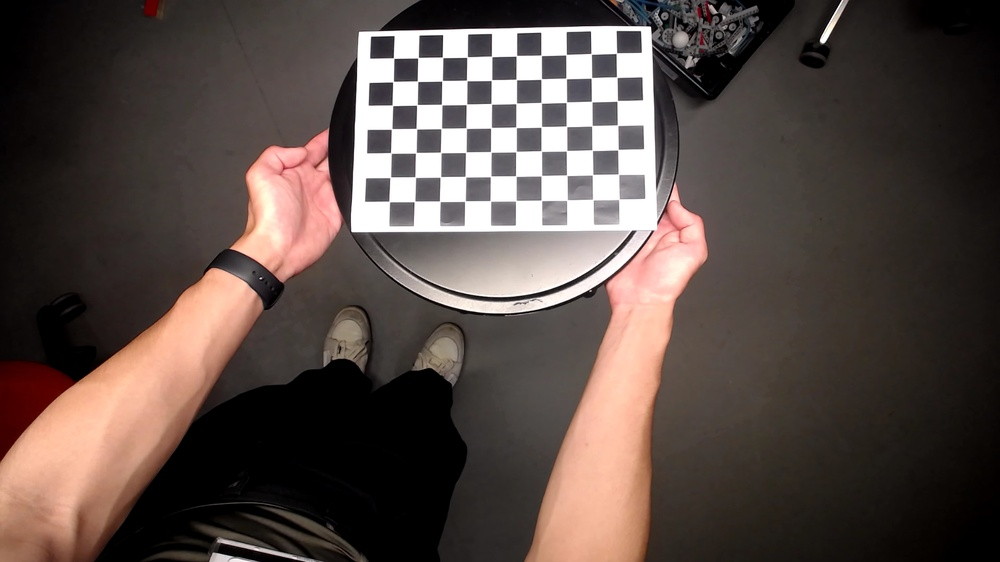
#> input picture jpg/img20.jpeg, 1000 x 562 px, shrunk from 1920 x 1080 before the run
$ python Cal3.py
#> lines starting #> are read from the running program, lines starting #| are printed output that depends on the picture; after the words box and inside, x2 and y2 are one past the last pixel; in counts of white or black regions, pixels touching at a corner belong together
import numpy as np
import cv2 as cv
import glob

# termination criteria
criteria = (cv.TERM_CRITERIA_EPS + cv.TERM_CRITERIA_MAX_ITER, 30, 0.001)

# prepare object points, like (0,0,0), (1,0,0), (2,0,0) ....,(6,5,0)
objp = np.zeros((6 * 7, 3), np.float32)
objp[:, :2] = np.mgrid[0:7, 0:6].T.reshape(-1, 2)

# Arrays to store object points and image points from all the images.
objpoints = []  # 3d point in real world space
imgpoints = []  # 2d points in image plane.

images = glob.glob('jpg/img20.jpeg')

for fname in images:
    img = cv.imread(fname)
#> img is the input picture: shape (562, 1000, 3); mean B, G, R 70.2, 75.3, 88.3
    gray = cv.cvtColor(img, cv.COLOR_BGR2GRAY)
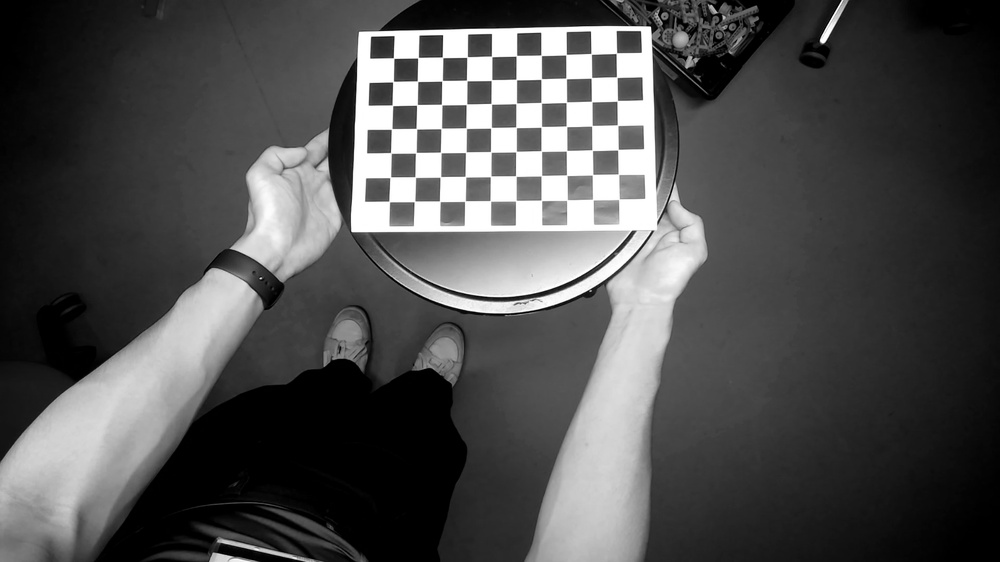
#> gray: shape (562, 1000); min 0, max 255, mean 78.6

    # Find the chess board corners
    ret, corners = cv.findChessboardCorners(gray, (10, 7), None)
#> ret = True; corners = 70 rows, first 8: [393.7, 58.22], [417.6, 57.95], [442, 56.9], [466.7, 57.47], [491.6, 56.45], [515.9, 56.2], [540.8, 54.85], [565.9, 54.73]

    # If found, add object points, image points (after refining them)
    if ret == True:
        objpoints.append(objp)

    corners2 = cv.cornerSubPix(gray, corners, (11, 11), (-1, -1), criteria)
#> corners2 = 70 rows, first 8: [393.6, 58.09], [418, 57.66], [442.5, 57.37], [467.1, 57.08], [491.6, 56.4], [516.4, 55.73], [541.1, 55.34], [566.1, 54.62]
    imgpoints.append(corners2)

    # Draw and display the corners
    cv.drawChessboardCorners(img, (11, 8), corners2, ret)
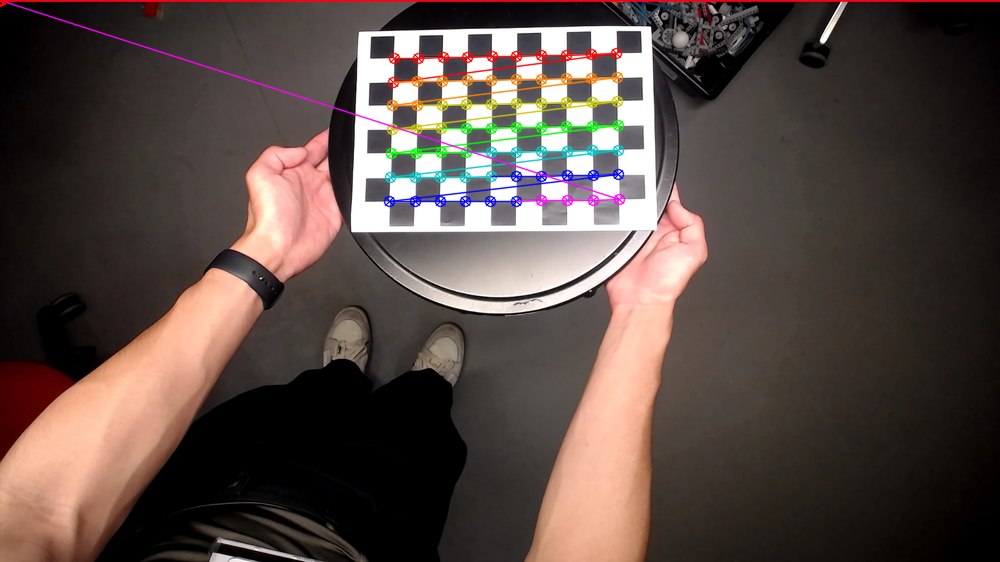
#> img: shape (562, 1000, 3); 3.1% of pixels changed, all inside (x1, y1, x2, y2) = (0, 0, 1000, 208)
    cv.imshow('img', img)
    cv.waitKey(500)

cv.destroyAllWindows()

$ run again, with jpg/img1.jpeg copied over jpg/img20.jpeg
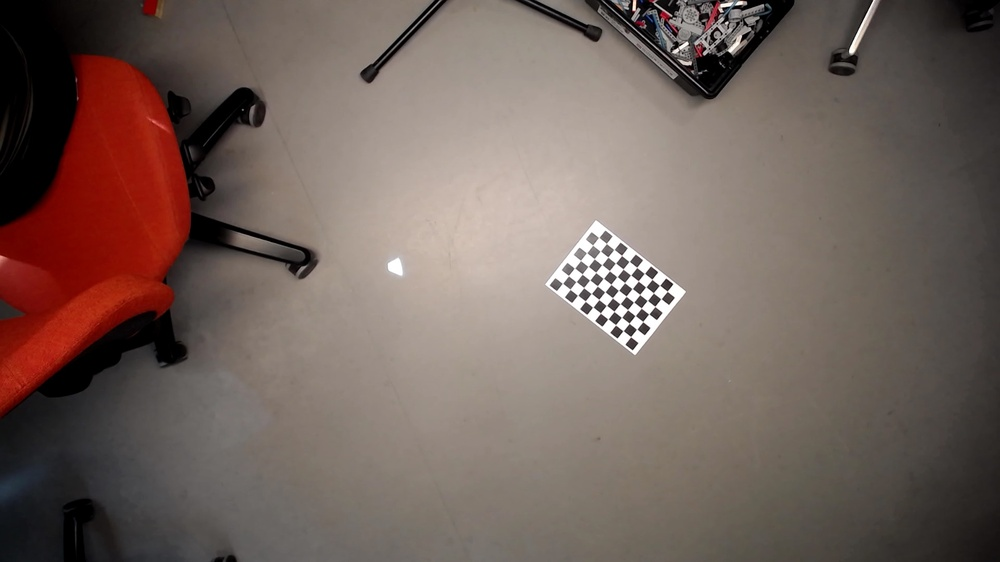
#> input picture jpg/img1.jpeg, 1000 x 562 px, shrunk from 1920 x 1080 before the run
#> img is the input picture: shape (562, 1000, 3); mean B, G, R 91.6, 98.3, 115
#> `gray = cv.cvtColor(img, cv.COLOR_BGR2GRAY)`:
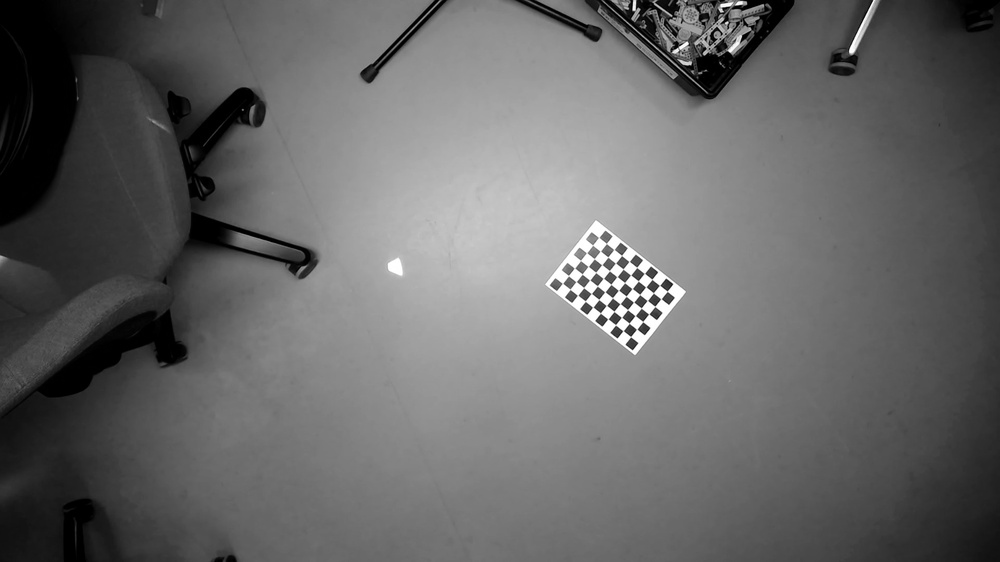
#> gray: shape (562, 1000); min 0, max 255, mean 102.5
#> ret = True; corners = 70 rows, first 8: [630.6, 336.6], [623.1, 330.7], [615.5, 324.7], [607.9, 318.9], [600.4, 313], [592.8, 307.1], [585.3, 301.1], [577.6, 295.3]
#> corners2 = 70 rows, first 8: [630.9, 327.1], [628, 327.8], [619.6, 320.1], [612.8, 315.6], [604.7, 309.1], [599.5, 304], [590.8, 297.4], [577.6, 295.3]
#> `cv.drawChessboardCorners(img, (11, 8), corners2, ret)`:
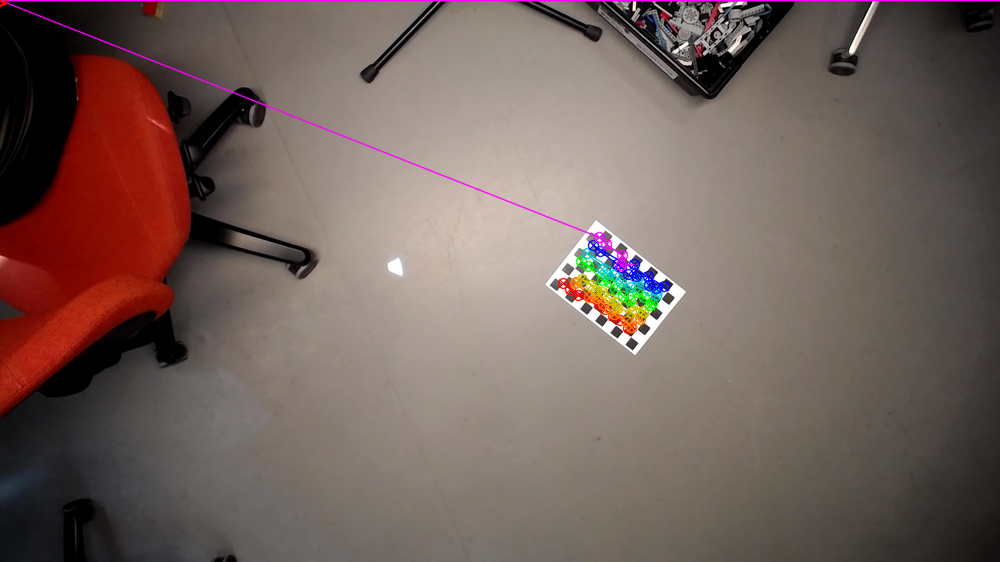
#> img: shape (562, 1000, 3); 1.61% of pixels changed, all inside (x1, y1, x2, y2) = (0, 0, 1000, 335)

$ run again, with jpg/img10.jpeg copied over jpg/img20.jpeg
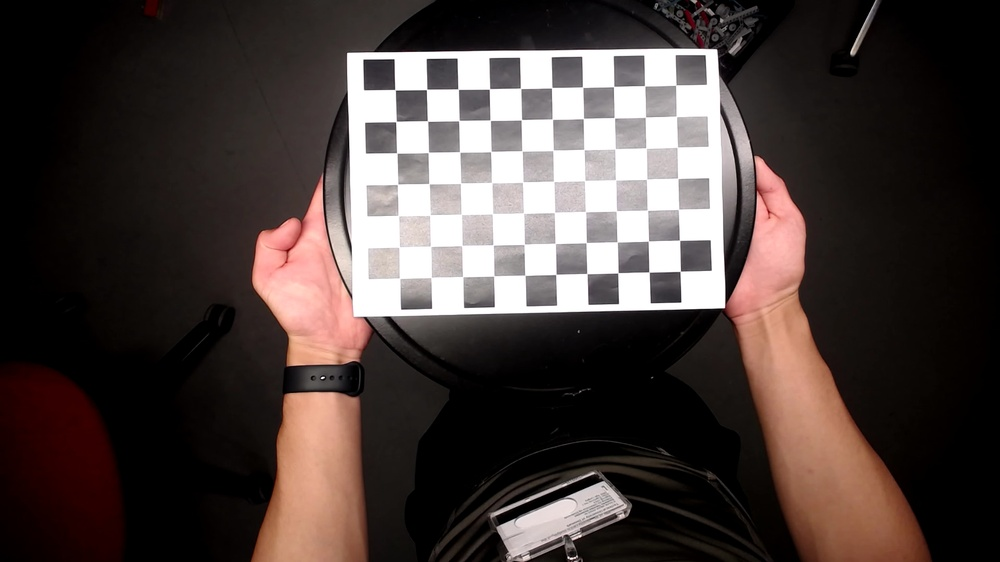
#> input picture jpg/img10.jpeg, 1000 x 562 px, shrunk from 1920 x 1080 before the run
#> img is the input picture: shape (562, 1000, 3); mean B, G, R 59.5, 62.3, 73.2
#> `gray = cv.cvtColor(img, cv.COLOR_BGR2GRAY)`:
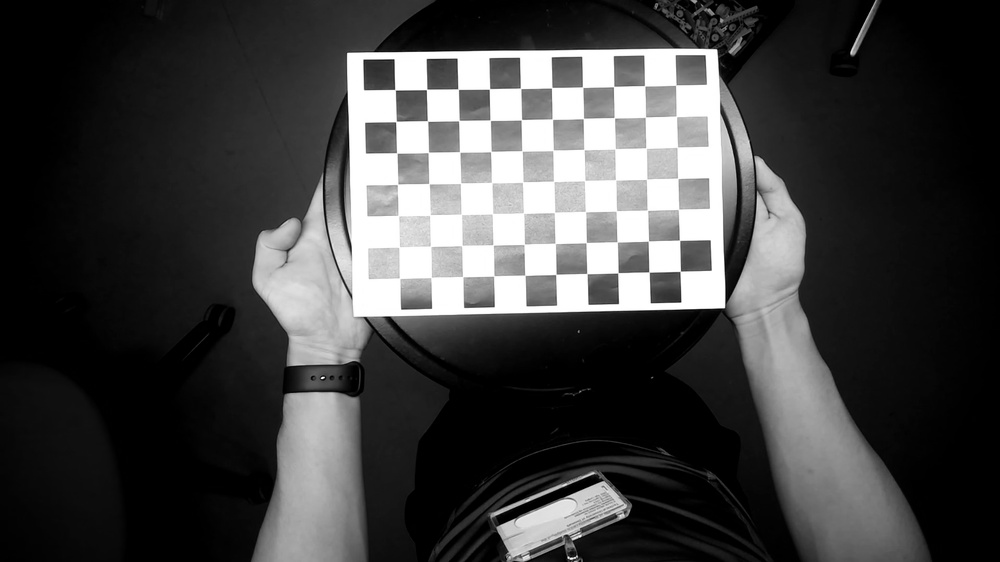
#> gray: shape (562, 1000); min 0, max 255, mean 65.3
#> ret = True; corners = 70 rows, first 8: [395.1, 89.77], [426.5, 89.27], [458, 89.02], [489.5, 88.98], [520.5, 88.15], [551.9, 87.75], [582.5, 86.77], [613.8, 86.45]
#> corners2 = 70 rows, first 8: [395, 89.66], [426.6, 89.42], [458.1, 89.14], [489.5, 88.88], [520.5, 88.32], [551.7, 87.61], [582.6, 87.2], [613.6, 86.46]
#> `cv.drawChessboardCorners(img, (11, 8), corners2, ret)`:
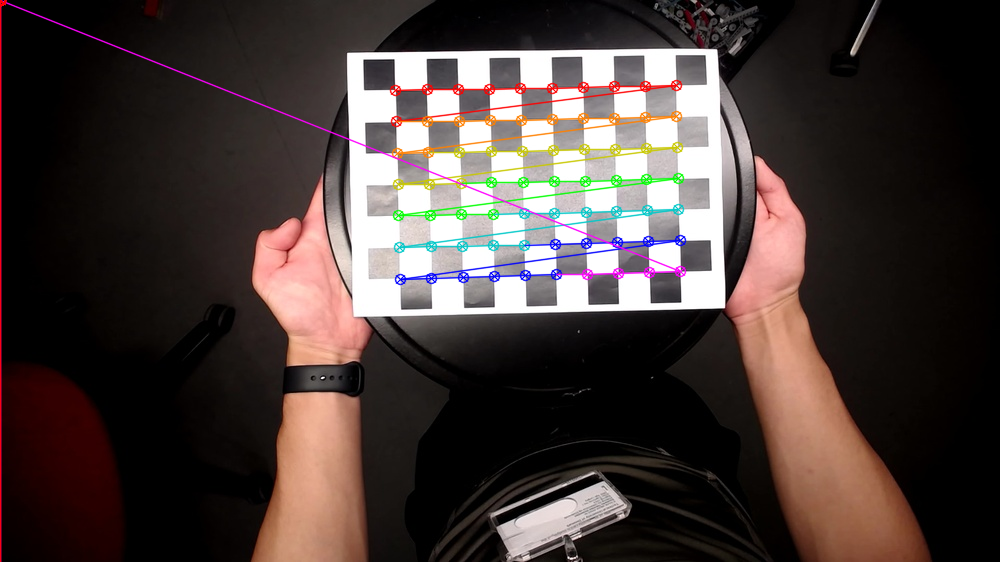
#> img: shape (562, 1000, 3); 3.39% of pixels changed, all inside (x1, y1, x2, y2) = (0, 0, 687, 562)

$ run again, with jpg/img11.jpeg copied over jpg/img20.jpeg
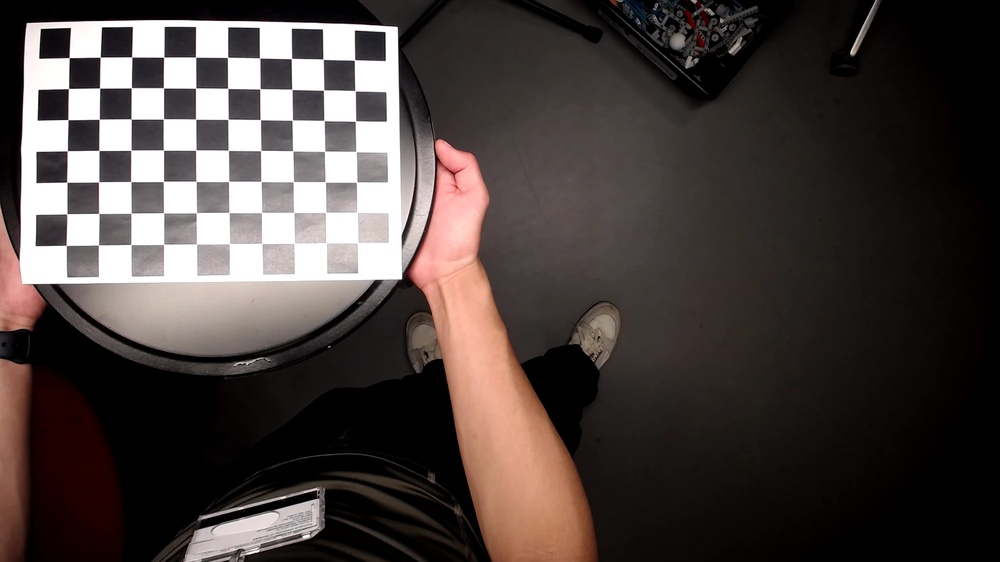
#> input picture jpg/img11.jpeg, 1000 x 562 px, shrunk from 1920 x 1080 before the run
#> img is the input picture: shape (562, 1000, 3); mean B, G, R 62, 64.7, 73.5
#> `gray = cv.cvtColor(img, cv.COLOR_BGR2GRAY)`:
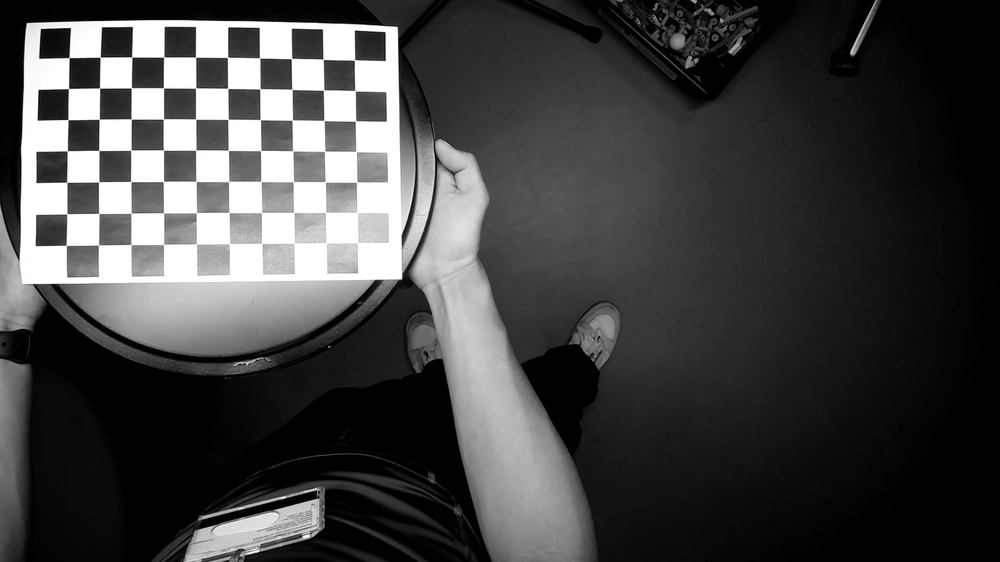
#> gray: shape (562, 1000); min 0, max 255, mean 67.1
#> ret = True; corners = 70 rows, first 8: [69.12, 57.83], [100.1, 57.14], [131.7, 56.88], [163.7, 57.01], [195.5, 57.09], [227.6, 57.14], [259.7, 58.13], [291.1, 58.83]
#> corners2 = 70 rows, first 8: [69.13, 57.58], [100.2, 57.18], [131.7, 56.9], [163.7, 57.15], [195.5, 57.13], [227.5, 57.37], [259.6, 57.95], [291.5, 58.5]
#> `cv.drawChessboardCorners(img, (11, 8), corners2, ret)`:
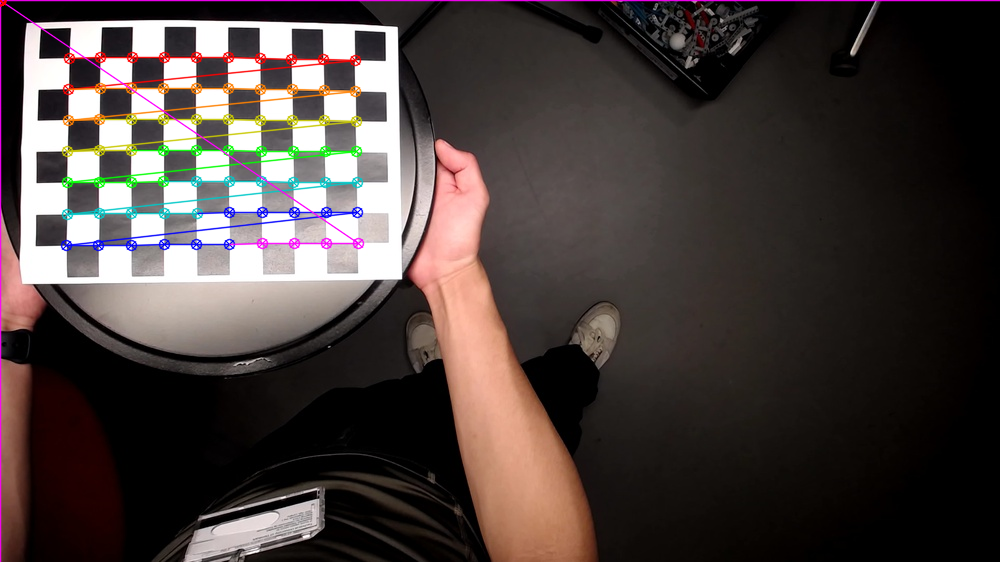
#> img: shape (562, 1000, 3); 3.63% of pixels changed, all inside (x1, y1, x2, y2) = (0, 0, 1000, 562)
